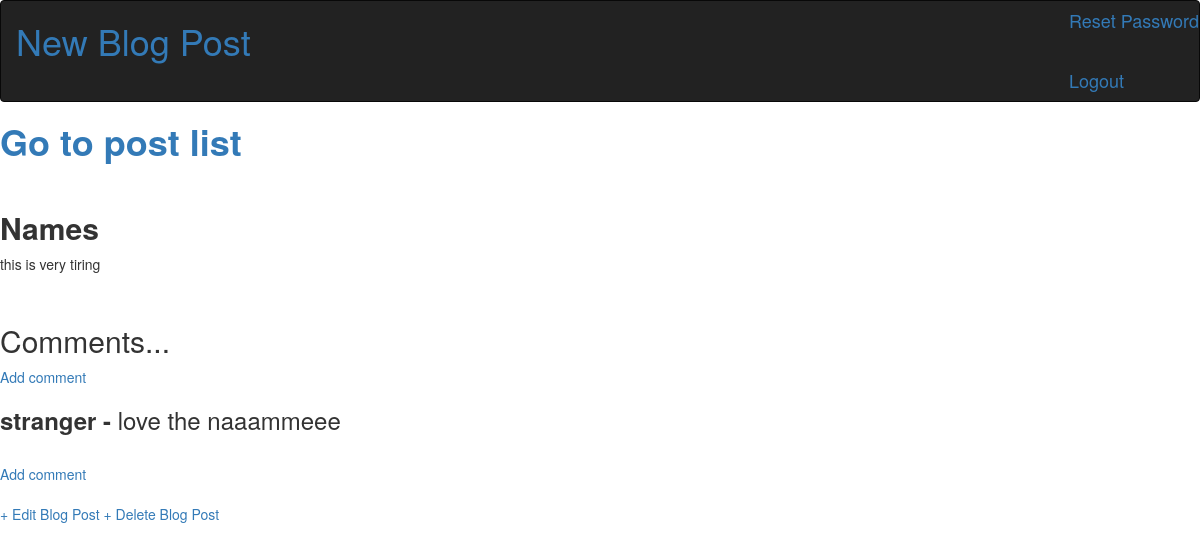
Page /post/11/ (signed in) on the committed database.
### blog/models.py (models this page shows, shortened)
class Post(models.Model):
    title = models.CharField(max_length=200)
    author = models.ForeignKey('auth.User', on_delete=models.CASCADE)
    body = models.TextField()
    objects = PostManager

class Comment(models.Model):
    post = models.ForeignKey(Post, related_name='comments', on_delete=models.CASCADE)
    comment = models.TextField()
    name = models.CharField(max_length=200)

### blog/views.py (the view)
# urls.py: path('post/<int:pk>/', BlogDetailView.as_view(), name='post_detail'),
class BlogDetailView(DetailView):
    model = Post
    template_name = 'post_detail.html'

### templates/post_detail.html (shortened to what this page needs)
{% extends 'home2.html' %}
{% if user.is_authenticated %}
	{% block content %}
			<div>
				<h1>
					<strong>
						<a href="{% url 'home2' %}"> Go to post list </a>
					</strong>
				</h1>
			</div>
			<div class="post-entry">
				<link rel="stylesheet" href="https://maxcdn.bootstrapcdn.com/bootstrap/3.4.1/css/bootstrap.min.css">
				<h2>
					<strong>
						{{ post.title }}
					</strong>
				</h2>
				<p> {{ post.body }}</p>
				<br>
				<h2>Comments...</h2>
					{% if not post.comments.all %}
						No comments Yet...<a href="{% url 'new_comment' post.pk %}">
						Add one</a>
						<br>
					{% elif post.comments.all %}
					<a href="{% url 'new_comment' post.pk %}">Add comment</a>
					<br>
							{% for comment in post.comments.all %}
								<h3>
									<strong>
										{{comment.name}} -
									</strong>
									{{comment.comment}}
								</h3>
							{% endfor %}
					{% endif %}
				<br>
				<a href="{% url 'new_comment' post.pk %}">Add comment</a>
			</div>
				{% if user.is_authenticated %}
					<link rel="stylesheet" href="https://maxcdn.bootstrapcdn.com/bootstrap/3.4.1/css/bootstrap.min.css">
					<a href="{% url 'post_edit' post.pk %}">+ Edit Blog Post</a>
					<a href="{% url 'post_delete' post.pk %}">+ Delete Blog Post</a>
				{% else %}
				You are not logged in, therefore can't make changes
				{% endif %}
	{% endblock %}
{% else %}
You are not logged in, therefore can't make changes
{% endif %}

### rows in the picture
Post: title "Names", body "this is very tiring"
Comment: name "stranger", comment "love the naaammeee"
